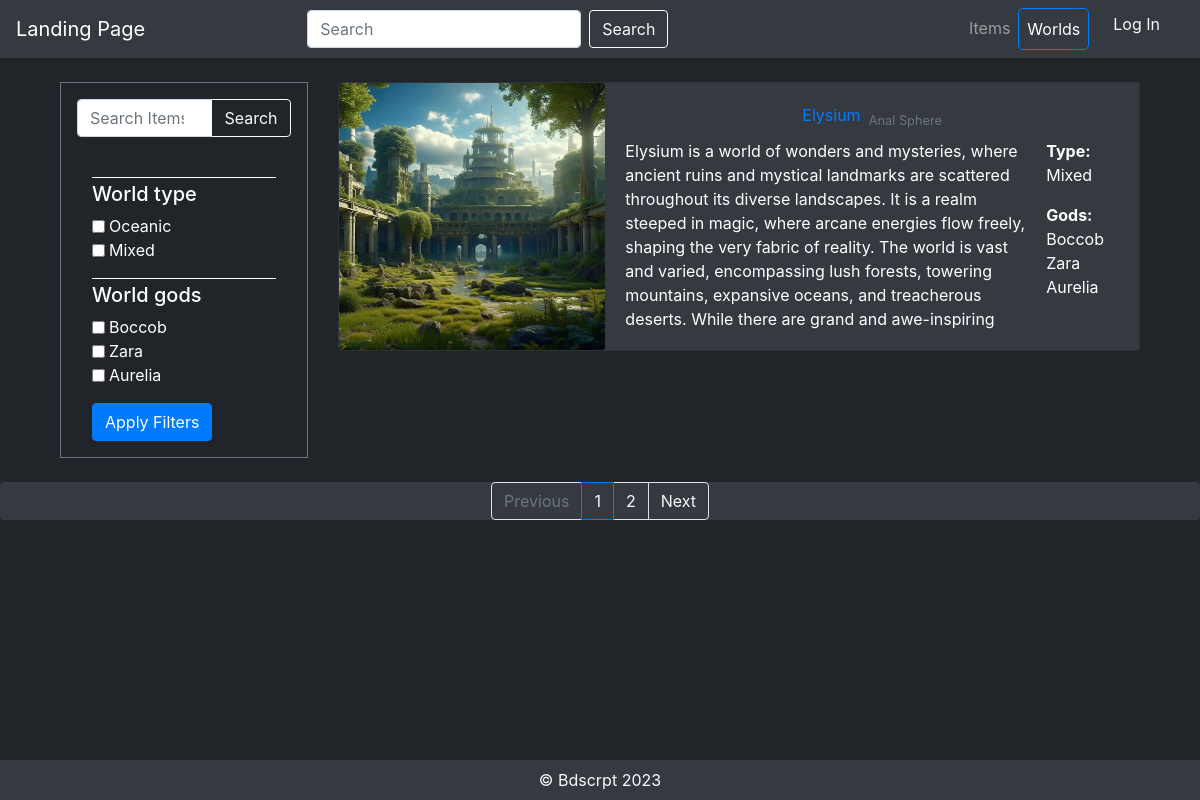
The app's page /worlds/ with its own data.
### worlds/models.py (models this page shows, shortened)
class WorldType(models.Model):
    name = models.CharField(max_length=128)
    description = models.TextField(null=True, blank=True)
    slug = models.SlugField(max_length=255, unique=True, db_index=True, verbose_name='URL')
    class Meta:
        verbose_name = 'world type'
        verbose_name_plural = 'worlds types'
    def __str__(self):
        return self.name

class WorldGod(models.Model):
    name = models.CharField(max_length=128)
    title = models.CharField(max_length=128)
    alignment = models.ForeignKey(to=Alignment, on_delete=models.CASCADE)
    domains = models.ForeignKey(to=Domain, on_delete=models.CASCADE)
    rank = models.ForeignKey(to=DivineRank, on_delete=models.CASCADE)
    symbol = models.CharField(max_length=128)
    sphere = models.ForeignKey(to=Sphere, on_delete=models.CASCADE)
    description = models.TextField(null=True, blank=True)
    slug = models.SlugField(max_length=255, unique=True, db_index=True, verbose_name='URL')
    image = models.ImageField(upload_to='deities_images')
    class Meta:
        verbose_name = 'world god'
        verbose_name_plural = 'worlds gods'

class World(models.Model):
    name = models.CharField(max_length=128)
    slug = models.SlugField(max_length=255, unique=True, db_index=True, verbose_name='URL')
    description = models.TextField(null=True, blank=True)
    image = models.ImageField(upload_to='world_images')
    world_type = models.ForeignKey(to=WorldType, on_delete=models.CASCADE)
    sphere = models.ForeignKey(to=Sphere, related_name='world_sphere', on_delete=models.CASCADE)
    world_gods = models.ManyToManyField(to=WorldGod, related_name='world_gods', blank=True)
    created_timestamp = models.DateTimeField(auto_now_add=True)
    fav_world = models.ManyToManyField(to=User, related_name='fav_world', blank=True)
    class Meta:
        verbose_name = 'world'
        verbose_name_plural = 'worlds'

class Sphere(models.Model):
    name = models.CharField(max_length=100)
    slug = models.SlugField(max_length=255, unique=True, db_index=True, verbose_name='URL')
    description = models.TextField(null=True, blank=True)
    image = models.ImageField(upload_to='sphere_images')

### worlds/views.py (the view)
# urls.py: path('', WorldsListView.as_view(), name='index'),
class WorldsListView(ListView):
    model = World
    template_name = 'worlds/worlds.html'
    paginate_by = 1
    context_object_name = 'worlds'
    def get_context_data(self, *, object_list=None, **kwargs):
        context = super(WorldsListView, self).get_context_data()
        context['title'] = 'Beautiful Descriptions / Worlds'
        context['world_types'] = WorldType.objects.all()
        context['world_gods'] = WorldGod.objects.all()
        filters = ''
        if 'fav_world' in self.request.GET:
            filters = f'&fav_world=True'
        if 'world_type' in self.request.GET:
            filters += ''.join([f'&world_type={x}' for x in self.request.GET.getlist('world_type')])
        if 'world_gods' in self.request.GET:
            filters += ''.join([f'&world_gods={x}' for x in self.request.GET.getlist('world_gods')])
        if 'keywords' in self.request.GET:
            filters += f'&keywords={self.request.GET["keywords"]}'
        context['filters'] = filters
        return context
    def get_queryset(self):
        queryset = super(WorldsListView, self).get_queryset()
        print(self.request.GET)
        if 'fav_world' in self.request.GET:
            user = self.request.user
            queryset = user.fav_world.all()
        if 'world_type' in self.request.GET:
            queryset = queryset.filter(world_type__slug__in=self.request.GET.getlist('world_type'))
        if 'world_gods' in self.request.GET:
            queryset = queryset.filter(world_gods__slug__in=self.request.GET.getlist('world_gods'))
        if 'keywords' in self.request.GET:
            queryset = queryset.filter(description__icontains=self.request.GET['keywords'])
        return queryset.order_by('name')

### templates/worlds/worlds.html (shortened to what this page needs)
{% extends 'partials/base.html' %}
{% load static %}
{% block content %}
<body class="text-white">
<div class="container mt-4">
  <div class="row">
    <div class="col-md-3">
<div class="filter-section border border-secondary p-3">
  <div class="d-flex">
    <form class="form-inline mx-auto" action="{% url 'worlds:index' %}" method="GET">
      <div class="input-group">
        <input name="keywords" class="form-control" type="search" placeholder="Search Items" aria-label="Search">
        <div class="input-group-append">
          <button class="btn btn-outline-light" type="submit">Search</button>
        </div>
      </div>
<div class="container mt-4">
<div class="row">
    <div class="col">
        <h5 class="text-white mt-3 pt-1" style="border-top: 1px solid white;">World type</h5>
        {% for world_type in world_types %}
            <div class="form-group">
                <input class="form-check-input" type="checkbox" name="world_type" value="{{ world_type.slug }}" id="{{ world_type.slug }}">
                <label class="form-check-label custom-checkbox-label" for="{{ world_type.slug }}">
                {{ world_type.name }}
                </label>
            </div>
        {% endfor %}
    </div>
</div>
<div class="row">
    <div class="col">
        <h5 class="text-white mt-3 pt-1" style="border-top: 1px solid white;">World gods</h5>
        {% for world_god in world_gods %}
            <div class="form-group">
                <input class="form-check-input" type="checkbox" name="world_gods" value="{{ world_god.slug }}" id="{{ world_god.slug }}">
                <label class="form-check-label custom-checkbox-label" for="{{ world_god.slug }}">
                {{ world_god.name }}
                </label>
            </div>
        {% endfor %}
    </div>
</div>
  <div class="row mt-3">
    <div class="col">
      <button type="submit" class="btn btn-primary">Apply Filters</button>
    </div>
  </div>
</div>
    </form>
  </div>
</div>
    </div>
      <div class="col-md-9">
      <div class="row">
{% for world in object_list %}
    <div class="col-md-12 mb-4">
        <div class="card bg-dark text-white">
            <div class="row no-gutters">
                <div class="col-md-4">
                    <a href="{% url 'worlds:world' world.slug %}">
                        <img src="{{ world.image.url }}" class="card-img" alt="{{ world.name }}">
                    </a>
                </div>
                <div class="col-md-8">
                    <div class="card-body">
                        <div class="d-flex justify-content-center align-items-center">
                            <a href="{% url 'worlds:world' world.slug %}" class="card-title">{{ world.name }}</a>
                            {% if world.sphere %}
                                <small class="text-secondary ml-2">{{ world.sphere.name }}</small>
                            {% endif %}
                        </div>
                        <div class="d-md-flex justify-content-between card-sections">
                            <div class="card-description">
                                <p class="card-text">{{ world.description }}</p>
                            </div>
                            <div class="card-details">
                                <p><strong>Type:</strong> {{ world.world_type }}</p>
                                <p><strong>Gods:</strong>
                                    {% for world_god in world.world_gods.all %}
                                        {{ world_god.name }}
                                    {% endfor %}
                                </p>
                            </div>
                        </div>
                    </div>
                </div>
            </div>
        </div>
    </div>
{% endfor %}
      </div>
    </div>
  </div>
</div>
</body>
{% endblock %}

### templates/partials/base.html (style rules this page uses)
body { background-color: #212529; }
h5 { margin: 0.5rem 0; }

### templates/worlds/worlds.html (style rules this page uses)
body { background-color: #212529; }
.card-description { height: 100%; overflow: hidden; }
.card-details { height: 100%; margin: 0 15px; }
.card-description { height: 190px; overflow-y: auto; }

### templates/partials/_footer.html (style rules this page uses)
html { position: relative; min-height: 100%; }
body { margin-bottom: 40px; }

### records on screen
WorldType: name "Oceanic"
WorldType: name "Mixed"
WorldGod: name "Boccob"
WorldGod: name "Zara"
WorldGod: name "Aurelia"
World: image (picture), name "Elysium", sphere.name "Anal Sphere", description "Elysium is a world of wonders and mysteries, where ancient ruins and mystical landmarks are scattered throughout its diverse landscapes. It is a realm steeped in magic, where arcane energies flow freely, shaping the very fabric of reality. The world is vast and varied, encompassing lush forests, towering mountains, expansive oceans, and treacherous deserts. While there are grand and awe-inspiring…", world_type "Mixed"

### other values on screen
{{ page }} "1" "2"
